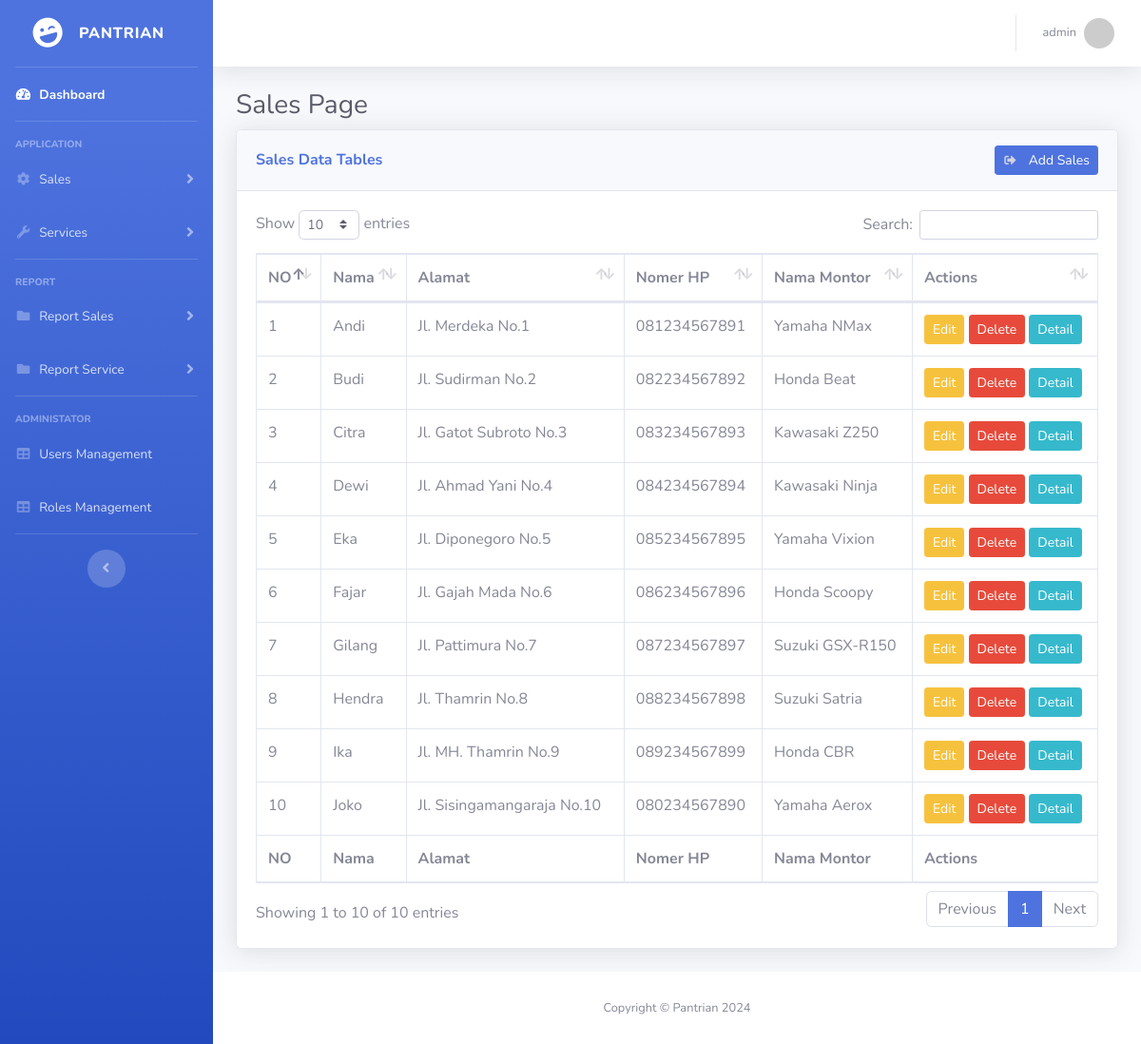
The page /pages/sales.php (signed in) on the database its author committed.
### tables this page shows
CREATE TABLE `sales` (
  `id` int(11) NOT NULL,
  `name` text NOT NULL,
  `montor_id` int(11) NOT NULL,
  `user_id` int(11) DEFAULT NULL,
  `payment` text NOT NULL,
  `nomerhp` varchar(20) NOT NULL,
  `alamat` text NOT NULL,
  `status` int(11) NOT NULL,
  `created_at` datetime NOT NULL DEFAULT current_timestamp() ON UPDATE current_timestamp()
);

CREATE TABLE `montors` (
  `id` int(11) NOT NULL,
  `mtr_name` text NOT NULL,
  `brand_id` int(11) NOT NULL,
  `img` text NOT NULL,
  `harga` varchar(255) NOT NULL,
  `deskripsi` text NOT NULL
);

### pages/access.php (called while the page is built)
<?php
    function checkAccessPage($db, $accesid, $redirectpage) {
        if ($_SESSION['user']['role_id'] != '') {
            $sql = "SELECT * FROM role_permission WHERE role_id = ".$_SESSION['user']['role_id'];
            $result = mysqli_query($db, $sql);
            $perm = [];
            while ($data = mysqli_fetch_assoc($result)) {
                $perm[] = $data['perm_id'];
            }
            $re  = in_array($accesid, $perm);
            if ($re == false) {
                if ($redirectpage != '') {
                    header('Location: ' . $redirectpage);
                } else {
                    return false;
                }
                return false;
            } else {
                return true;
            }
        }
    }
?>

### pages/sales.php (the view, shortened to what this page needs)
<?php
    $title = "Sales Page";
    require_once("../layout/header.php");
    require_once("../db.php");
    require_once("./access.php");
    function getSales() {
        global $db;
        $sql = "SELECT sales.*, montors.mtr_name as montor_name FROM sales JOIN montors ON sales.montor_id = montors.id";
        $result = mysqli_query($db, $sql);
        $sales = [];
        if (mysqli_num_rows($result) > 0) {
            while($row = mysqli_fetch_assoc($result)) {
                $sales[] = $row;
            }
        }
        return $sales;
    }
    function btnAddPermision() {
        global $db;
        if (checkAccessPage($db , 15 , '')) {
            return '
                <button class="btn btn-primary btn-sm" data-toggle="modal" data-target="#addModal">
                    <i class="fas fa-sign-out-alt fa-sm fa-fw mr-2 text-gray-400"></i>
                    Add Sales
                </button>
            ';
        } else {
            return "";
        }
    }
    function btnEditPermision($sale) {
        global $db;
        if (checkAccessPage($db , 16 , '')) {
            return "
            <button class='btn btn-warning btn-sm' data-toggle='modal' data-target='#editModal'
                data-id='{$sale['id']}'
                data-name='{$sale['name']}'
                data-alamat='{$sale['alamat']}'
                data-montor_id='{$sale['montor_id']}'
                data-nomerhp='{$sale['nomerhp']}'
                data-payment='{$sale['payment']}'
                data-status='{$sale['status']}'
                >
                Edit
            </button>
            ";
        }
    }
    function btnDeletePermision($sale) {
        global $db;
        if (checkAccessPage($db , 17 , '')) {
            return "
            <button class='btn btn-danger btn-sm' data-toggle='modal' data-target='#deleteModal'
                data-id='{$sale['id']}'
                data-name='{$sale['name']}'>
                Delete
            </button>
            ";
        }
    }
?>
    <div id="wrapper">
        <?php require_once("../layout/sidebar.php"); ?>
        <div id="content-wrapper" class="d-flex flex-column">
            <div id="content">
                <?php  require_once("../layout/topbar.php"); ?>
                <div class="container-fluid">
                    <h1 class="h3 mb-2 text-gray-800"><?= $title ?></h1>
                    <div class="card shadow mb-4">
                        <div class="card-header py-3 d-flex justify-content-between">
                            <h6 class="m-0 my-auto font-weight-bold text-primary ">Sales Data Tables</h6>
                            <?= btnAddPermision() ?>
                        </div>
                        <div class="card-body">
                            <div class="table-responsive">
                                <table class="table table-bordered" id="dataTable" width="100%" cellspacing="0">
                                    <thead>
                                        <tr>
                                            <th>NO</th>
                                            <th>Nama</th>
                                            <th>Alamat</th>
                                            <th>Nomer HP</th>
                                            <th>Nama Montor</th>
                                            <th>Actions</th>
                                        </tr>
                                    </thead>
                                    <tfoot>
                                        <tr>
                                            <th>NO</th>
                                            <th>Nama</th>
                                            <th>Alamat</th>
                                            <th>Nomer HP</th>
                                            <th>Nama Montor</th>
                                            <th>Actions</th>
                                        </tr>
                                    </tfoot>
                                    <tbody>
                                        <?php
                                            $no = 1;
                                            $sales = getSales();
                                            foreach($sales as $sale) {
                                                echo "<tr>";
                                                echo "<td>{$no}</td>";
                                                echo "<td>{$sale['name']}</td>";
                                                echo "<td>{$sale['alamat']}</td>";
                                                echo "<td>{$sale['nomerhp']}</td>";
                                                echo "<td>{$sale['montor_name']}</td>";
                                                echo "<td>
                                                        ".btnEditPermision($sale)."
                                                        ".btnDeletePermision($sale)."
                                                        <button class='btn btn-info btn-sm' data-toggle='modal' data-target='#detailModal'
                                                        data-id='{$sale['id']}'
                                                        data-name='{$sale['montor_name']}'
                                                        data-alamat='{$sale['alamat']}'
                                                        data-nomerhp='{$sale['nomerhp']}'
                                                        data-montor_id='{$sale['montor_id']}'
                                                        data-payment='{$sale['payment']}'
                                                        data-status='{$sale['status']}'
                                                        >
                                                        Detail
                                                        </button>
                                                    </td>";
                                                echo "</tr>";
                                                $no++;
                                            }
                                        ?>
                                    </tbody>
                                </table>
                            </div>
                        </div>
                    </div>
                </div>
            </div>
            <?php require_once("../layout/bottombar.php"); ?>
        </div>
        </div>
    <?php
        require_once("../layout/footer.php");
    ?>

### rows shown on the page
sales: name "Andi", alamat "Jl. Merdeka No.1", nomerhp "081234567891", montor.mtr_name "Yamaha NMax"
sales: name "Budi", alamat "Jl. Sudirman No.2", nomerhp "082234567892", montor.mtr_name "Honda Beat"
sales: name "Citra", alamat "Jl. Gatot Subroto No.3", nomerhp "083234567893", montor.mtr_name "Kawasaki Z250"
sales: name "Dewi", alamat "Jl. Ahmad Yani No.4", nomerhp "084234567894", montor.mtr_name "Kawasaki Ninja"
sales: name "Eka", alamat "Jl. Diponegoro No.5", nomerhp "085234567895", montor.mtr_name "Yamaha Vixion"
sales: name "Fajar", alamat "Jl. Gajah Mada No.6", nomerhp "086234567896", montor.mtr_name "Honda Scoopy"
sales: name "Gilang", alamat "Jl. Pattimura No.7", nomerhp "087234567897", montor.mtr_name "Suzuki GSX-R150"
sales: name "Hendra", alamat "Jl. Thamrin No.8", nomerhp "088234567898", montor.mtr_name "Suzuki Satria"
sales: name "Ika", alamat "Jl. MH. Thamrin No.9", nomerhp "089234567899", montor.mtr_name "Honda CBR"
sales: name "Joko", alamat "Jl. Sisingamangaraja No.10", nomerhp "080234567890", montor.mtr_name "Yamaha Aerox"

### other values the page prints
$_SESSION['user']['username'] "admin"
$title "Sales Page"
